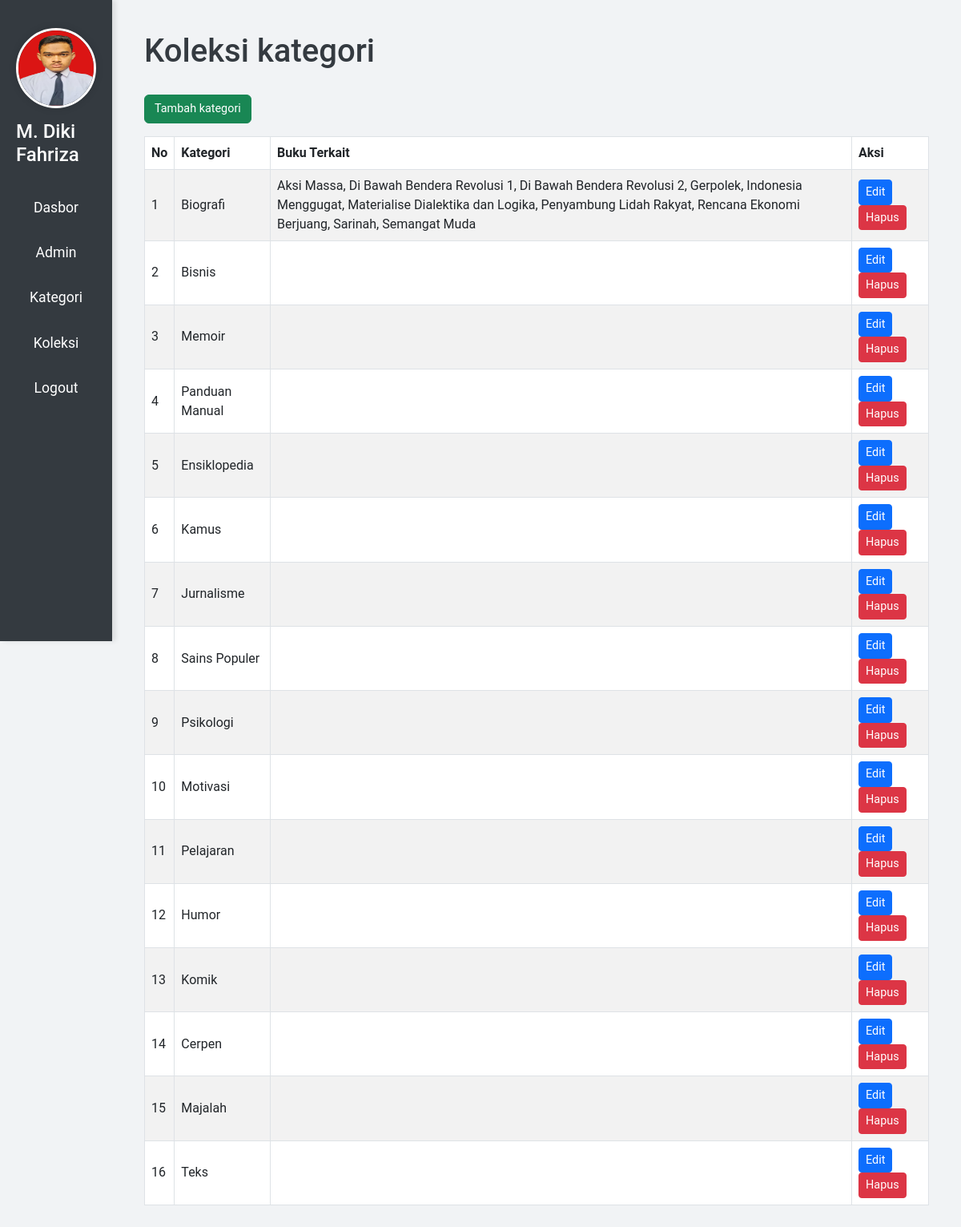
Page /datakategori.php (signed in) on the committed database.
### tables this page shows
CREATE TABLE `kategori` (
  `id_kategori` int(4) NOT NULL,
  `kategori` varchar(15) NOT NULL
);

### datakategori.php (the view, shortened to what this page needs)
<?php
include "koneksi.php";
$id_admin = $_SESSION['id_admin'];
$admin_sql = "SELECT * FROM admin WHERE id_admin = '$id_admin'";
$admin_result = $conn->query($admin_sql);
$admin = $admin_result->fetch_assoc();
$kategori_sql = "SELECT kategori.id_kategori, kategori.kategori, GROUP_CONCAT(buku.judul_buku SEPARATOR ', ') AS daftar_buku
                 FROM kategori
                 LEFT JOIN buku ON kategori.id_kategori = buku.id_kategori
                 GROUP BY kategori.id_kategori, kategori.kategori
                 ORDER BY kategori.id_kategori;";
$kategori_result = $conn->query($kategori_sql);
?>
<!DOCTYPE html>
<html lang="en">
<head>
    <link href="https://cdn.jsdelivr.net/npm/bootstrap@5.3.0/dist/css/bootstrap.min.css" rel="stylesheet">
</head>
<body>
<div class="d-flex">
        <div class="sidebar d-flex flex-column align-items-center">
            <a href="profiladmin.php">
                <img src="img/admin/<?php echo $admin['foto_admin']; ?>" alt="Admin Photo">
                <h4 class="mt-2"><?php echo $admin['nama_admin']; ?></h4>
            </a>
            <a href="dasbor.php">Dasbor</a>
            <a href="dataadmin.php">Admin</a>
            <a href="datakategori.php">Kategori</a>
            <a href="koleksi.php">Koleksi</a>
            <a href="logout.php">Logout</a>
        </div>
        <div class="dashboard-content flex-grow-1">
            <h1>Koleksi kategori</h1>
            <a href="tambahkategori.php" class="btn btn-success mb-3">Tambah kategori</a>
            <table class="table table-bordered table-striped">
                <thead>
                    <tr>
                        <th>No</th>
                        <th>Kategori</th>
                        <th>Buku Terkait</th>
                        <th>Aksi</th>
                    </tr>
                </thead>
                <tbody>
                    <?php
                    if ($kategori_result->num_rows > 0) {
                        $no = 1;
                        while ($kategori_data = $kategori_result->fetch_assoc()) {
                            echo "<tr>";
                            echo "<td>$no</td>";
                            echo "<td>{$kategori_data['kategori']}</td>";
                            echo "<td>{$kategori_data['daftar_buku']}</td>";
                            echo "<td>
                                    <a href='editkategori.php?id_kategori={$kategori_data['id_kategori']}' class='btn btn-primary btn-sm'>Edit</a>
                                    <a href='hapuskategori.php?id_kategori={$kategori_data['id_kategori']}' class='btn btn-danger btn-sm' onclick='return confirmDelete()'>Hapus</a>
                                  </td>";
                            echo "</tr>";
                            $no++;
                        }
                    } else {
                        echo "<tr><td colspan='5'>Tidak ada data kategori</td></tr>";
                    }
                    ?>
                </tbody>
            </table>
        </div>
    </div>
</body>
</html>

### datakategori.php (style rules this page uses)
body { font-family: 'Roboto', sans-serif; background-color: #f1f3f5; color: #495057; }
.sidebar { height: 100vh; background-color: #343a40; padding-top: 20px; box-shadow: 4px 0 6px rgba(0, 0, 0, 0.1); }
.sidebar a { color: #fff; display: block; padding: 15px 20px; text-decoration: none; font-size: 1.1rem; transition: background-color 0.3s ease; }
.sidebar img { width: 100px; height: 100px; border-radius: 50%; margin-bottom: 15px; border: 3px solid #fff; box-shadow: 0 0 10px rgba(0, 0, 0, 0.15); display: block; margin-left: auto; margin-right: auto; }
.sidebar h4 { color: #fff; margin-top: 10px; }
.dashboard-content { padding: 40px; flex-grow: 1; }
.dashboard-content h1 { color: #343a40; margin-bottom: 30px; }
.table th, .table td { vertical-align: middle; }
.btn { font-size: 0.9rem; }

### rows in the picture
kategori: kategori "Biografi", daftar_buku "Aksi Massa, Di Bawah Bendera Revolusi 1, Di Bawah Bendera Revolusi 2, Gerpolek, Indonesia Menggugat, Materialise Dialektika dan Logika, Penyambung Lidah Rakyat, Rencana Ekonomi Berjuang, Sarinah, Semangat Muda"
kategori: kategori "Bisnis"
kategori: kategori "Memoir"
kategori: kategori "Panduan Manual"
kategori: kategori "Ensiklopedia"
kategori: kategori "Kamus"
kategori: kategori "Jurnalisme"
kategori: kategori "Sains Populer"
kategori: kategori "Psikologi"
kategori: kategori "Motivasi"
kategori: kategori "Pelajaran"
kategori: kategori "Humor"
kategori: kategori "Komik"
kategori: kategori "Cerpen"
kategori: kategori "Majalah"
kategori: kategori "Teks"

### other values in the picture
$admin['nama_admin'] "M. Diki Fahriza"
